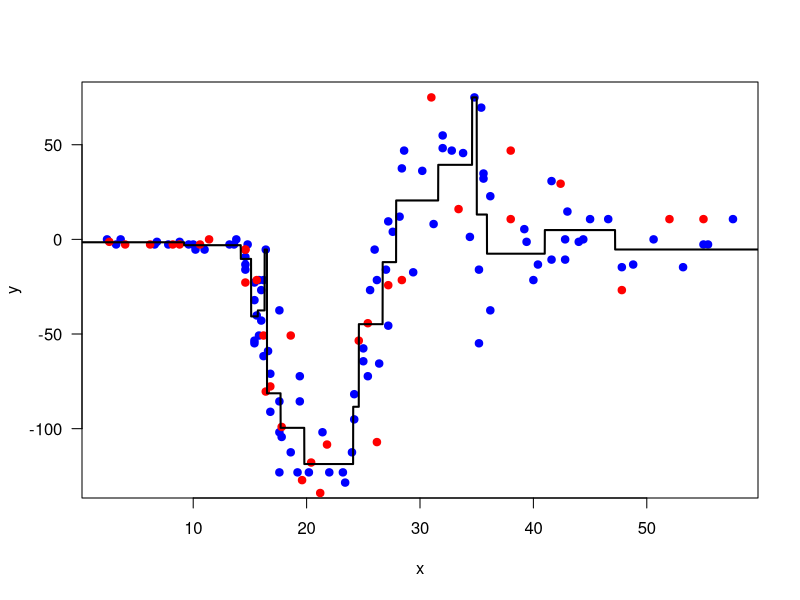
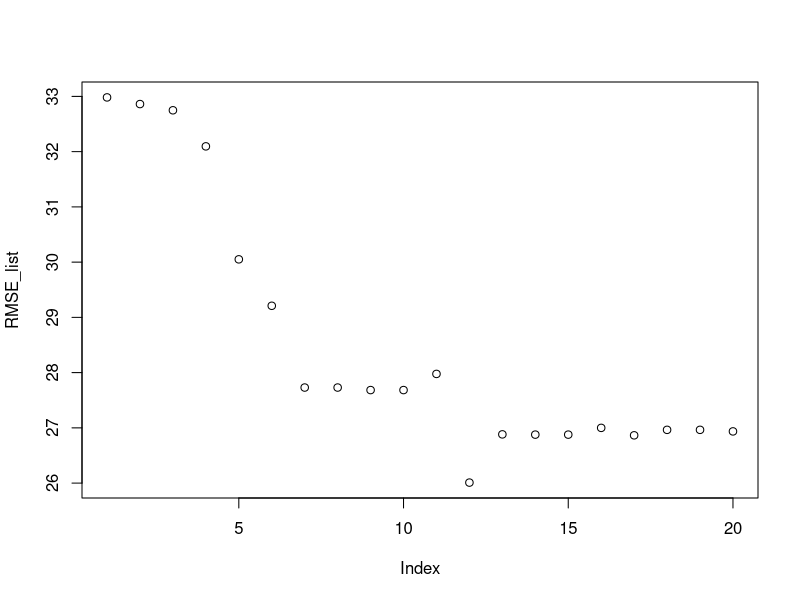
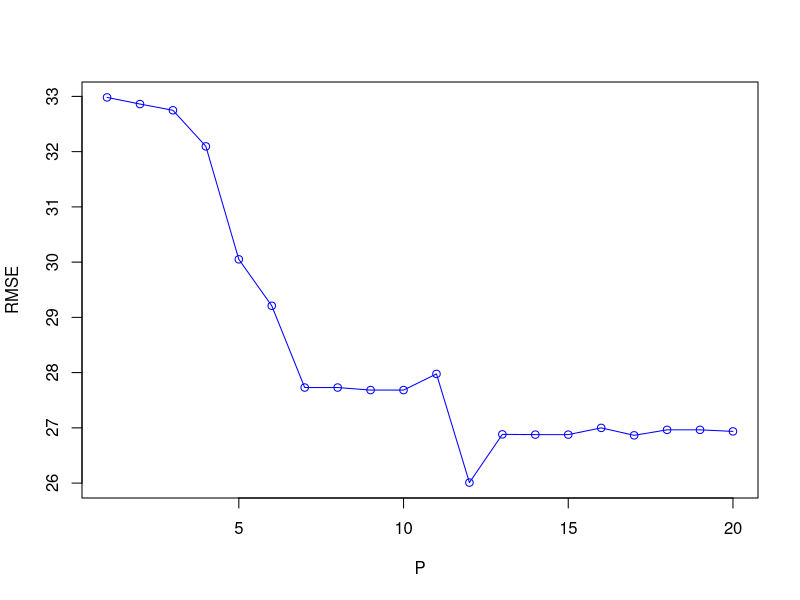

These charts were generated, in order, by the following R code:
setwd("C:/Users/burak/Desktop/Burak/KU/Comp421/comp_indr421_521_elec443_543_fall2018_hw05")
dataset<- read.csv("hw05_data_set.csv")
X<-dataset$x
y<-dataset$y
X_train<-X[0:100]
X_test<-X[101:133]
y_train<-y[0:100]
y_test<-y[101:133]
N_train <- length(y_train)
N_test <- length(y_test)
K<-max(y)
data_interval <- seq(from = 0, to = 60, by = 0.01)


# create necessary data structures
node_indices <- list()
is_terminal <- c()
need_split <- c()

node_splits <- c()
node_mean <- c()
p <- 10
# put all training instances into the root node
node_indices <- list(1:N_train)
is_terminal <- c(FALSE)
need_split <- c(TRUE)
# learning algorithm
while (1) {
  # find nodes that need splitting
  split_nodes <- which(need_split)
  # check whether we reach all terminal nodes
  if (length(split_nodes) == 0) {
    break
  }
  # find best split positions for all nodes
  for (split_node in split_nodes) {
    data_indices <- node_indices[[split_node]]
    need_split[split_node] <- FALSE
    node_mean[[split_node]] <- mean(y_train[data_indices])
    # check whether node is pure
    if (length(y_train[data_indices]) <= p) {
      is_terminal[split_node] <- TRUE
    } else {
      is_terminal[split_node] <- FALSE
      
      best_scores <- 0
      best_splits <- 0
       
        unique_values <- sort(unique(X_train[data_indices]))
        split_positions <- (unique_values[-1] + unique_values[-length(unique_values)]) / 2
        split_scores <- rep(0, length(split_positions))
        for (s in 1:length(split_positions)) {
          left_indices <- data_indices[which(X_train[data_indices] < split_positions[s])]
          right_indices <- data_indices[which(X_train[data_indices] >= split_positions[s])]
          split_scores[s] <- sum((mean(y_train[left_indices])-y_train[left_indices])^2)+
            sum((mean(y_train[right_indices])-y_train[right_indices])^2)
        
        best_scores <- min(split_scores)
        best_splits <- split_positions[which.min(split_scores)]
        }
        
      # decide where to split on which feature
      node_splits[split_node] <- best_splits
      
      # create left node using the selected split
      left_indices <- data_indices[which(X_train[data_indices] <= best_splits)]
      node_indices[[2 * split_node]] <- left_indices
      is_terminal[2 * split_node] <- FALSE
      need_split[2 * split_node] <- TRUE
      
      # create left node using the selected split
      right_indices <- data_indices[which(X_train[data_indices] > best_splits)]
      node_indices[[2 * split_node + 1]] <- right_indices
      is_terminal[2 * split_node + 1] <- FALSE
      need_split[2 * split_node + 1] <- TRUE
    }
  }
}

y_predicted <- rep(0, N_test)
for (i in 1:N_test) {
  index <- 1
  while (1) {
    if (is_terminal[index] == TRUE) {
      y_predicted[i] <- node_mean[[index]]
      break
    } else {
      if (X_test[i] <= node_splits[index]) {
        index <- index * 2
      } else {
        index <- index * 2 + 1
      }
    }
  }
}

line <- rep(0, length(data_interval))
for (i in 1:length(data_interval)) {
  index <- 1
  while (1) {
    if (is_terminal[index] == TRUE) {
      line[i] <- node_mean[[index]]
      break
    } else {
      if (data_interval[i] <= node_splits[index]) {
        index <- index * 2
      } else {
        index <- index * 2 + 1
      }
    }
  }
}

plot(X_train,y_train, type = "p", pch = 19, col = c("blue"),
     ylab = "y", xlab = "x", las = 1)
points(X_test,y_test, type = "p", pch = 19, col = c("red"))
lines(data_interval,line, type = "l", lwd = 2, col = "black")

RMSE<-sqrt(sum((y_predicted-y_test)^2)/33)
sprintf("RMSE is  %f when P is %f ",RMSE,p)

RMSE_list<-c()
for(j in 1:20){
  
  node_indices <- list()
  is_terminal <- c()
  need_split <- c()
  
  node_splits <- c()
  node_mean <- c()
  p <-j
  # put all training instances into the root node
  node_indices <- list(1:N_train)
  is_terminal <- c(FALSE)
  need_split <- c(TRUE)
  # learning algorithm
  while (1) {
    # find nodes that need splitting
    split_nodes <- which(need_split)
    # check whether we reach all terminal nodes
    if (length(split_nodes) == 0) {
      break
    }
    # find best split positions for all nodes
    for (split_node in split_nodes) {
      data_indices <- node_indices[[split_node]]
      need_split[split_node] <- FALSE
      node_mean[[split_node]] <- mean(y_train[data_indices])
      # check whether node is pure
      if (length(y_train[data_indices]) <= p) {
        is_terminal[split_node] <- TRUE
      } else {
        is_terminal[split_node] <- FALSE
        
        best_scores <- 0
        best_splits <- 0
        
        unique_values <- sort(unique(X_train[data_indices]))
        split_positions <- (unique_values[-1] + unique_values[-length(unique_values)]) / 2
        split_scores <- rep(0, length(split_positions))
        for (s in 1:length(split_positions)) {
          left_indices <- data_indices[which(X_train[data_indices] < split_positions[s])]
          right_indices <- data_indices[which(X_train[data_indices] >= split_positions[s])]
          split_scores[s] <- sum((mean(y_train[left_indices])-y_train[left_indices])^2)+
            sum((mean(y_train[right_indices])-y_train[right_indices])^2)
          
          best_scores <- min(split_scores)
          best_splits <- split_positions[which.min(split_scores)]
        }
        
        # decide where to split on which feature
        node_splits[split_node] <- best_splits
        
        # create left node using the selected split
        left_indices <- data_indices[which(X_train[data_indices] <= best_splits)]
        node_indices[[2 * split_node]] <- left_indices
        is_terminal[2 * split_node] <- FALSE
        need_split[2 * split_node] <- TRUE
        
        # create left node using the selected split
        right_indices <- data_indices[which(X_train[data_indices] > best_splits)]
        node_indices[[2 * split_node + 1]] <- right_indices
        is_terminal[2 * split_node + 1] <- FALSE
        need_split[2 * split_node + 1] <- TRUE
      }
    }
  }
  
  y_predicted <- rep(0, N_test)
  for (i in 1:N_test) {
    index <- 1
    while (1) {
      if (is_terminal[index] == TRUE|| is.na(node_splits[index])) {
        y_predicted[i] <- node_mean[[index]]
        break
      } else {
        if (X_test[i] <= node_splits[index]) {
          index <- index * 2
        } else {
          index <- index * 2 + 1
        }
      }
    }
  }
  
  
  
  
    
RMSE<-sqrt(sum((y_predicted-y_test)^2/33))
RMSE
  RMSE_list<-c(RMSE_list,RMSE)
}
RMSE_list
plot(RMSE_list)
plot(RMSE_list, type="o", col="blue",xlab = 'P',ylab= 'RMSE' )


